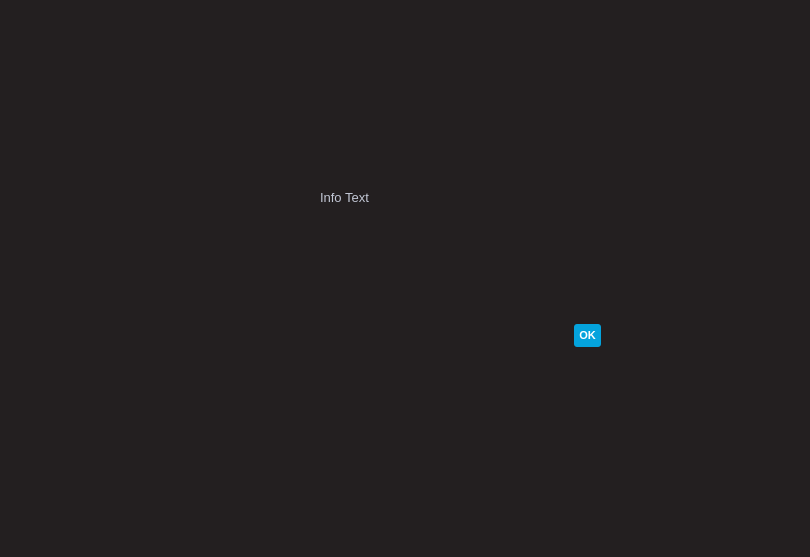
<?xml version="1.0" encoding="UTF-8"?>
<ui version="4.0">
 <class>Dialog</class>
 <widget class="QDialog" name="Dialog">
  <property name="geometry">
   <rect>
    <x>0</x>
    <y>0</y>
    <width>810</width>
    <height>557</height>
   </rect>
  </property>
  <property name="windowTitle">
   <string>Dialog</string>
  </property>
  <property name="windowOpacity">
   <double>0.900000000000000</double>
  </property>
  <property name="styleSheet">
   <string notr="true">/*-----QWidget-----*/
QWidget
{
	background-color: #231F20;
	color: #000000
}

/*-----QLabel-----*/
QLabel
{
	background-color: transparent;
	color: #c2c7d5;
	font-size: 13px;

}

/*-----QPushButton-----*/
QPushButton
{
	background-color: rgb(4, 163, 221);
	color: #fff;
	font-size: 11px;
	font-weight: bold;
	border: none;
	border-radius: 3px;
	padding: 5px;

}


QPushButton::pressed
{
	background-color: rgb(3, 115, 213);

}
</string>
  </property>
  <widget class="QDialogButtonBox" name="btn_box">
   <property name="geometry">
    <rect>
     <x>260</x>
     <y>320</y>
     <width>341</width>
     <height>32</height>
    </rect>
   </property>
   <property name="orientation">
    <enum>Qt::Horizontal</enum>
   </property>
   <property name="standardButtons">
    <set>QDialogButtonBox::Ok</set>
   </property>
  </widget>
  <widget class="QLabel" name="txt_info">
   <property name="geometry">
    <rect>
     <x>320</x>
     <y>190</y>
     <width>290</width>
     <height>20</height>
    </rect>
   </property>
   <property name="text">
    <string>Info Text</string>
   </property>
   <property name="alignment">
    <set>Qt::AlignLeading|Qt::AlignLeft|Qt::AlignTop</set>
   </property>
  </widget>
  <widget class="QLabel" name="ico_msg">
   <property name="geometry">
    <rect>
     <x>200</x>
     <y>210</y>
     <width>80</width>
     <height>80</height>
    </rect>
   </property>
   <property name="text">
    <string/>
   </property>
   <property name="scaledContents">
    <bool>true</bool>
   </property>
  </widget>
  <widget class="QTextBrowser" name="txt_details">
   <property name="geometry">
    <rect>
     <x>330</x>
     <y>220</y>
     <width>271</width>
     <height>81</height>
    </rect>
   </property>
   <property name="sizePolicy">
    <sizepolicy hsizetype="Fixed" vsizetype="Fixed">
     <horstretch>0</horstretch>
     <verstretch>0</verstretch>
    </sizepolicy>
   </property>
   <property name="font">
    <font>
     <family>Arial</family>
     <pointsize>10</pointsize>
     <weight>50</weight>
     <italic>false</italic>
     <bold>false</bold>
    </font>
   </property>
   <property name="tabletTracking">
    <bool>true</bool>
   </property>
   <property name="styleSheet">
    <string notr="true">QTextBrowser
{
    background-color: #231F20;
    border: 0px solid #32414B;
    color: #c2c7d5;
    gridline-color: #656565;
    outline : 0;

}
</string>
   </property>
   <property name="frameShape">
    <enum>QFrame::Panel</enum>
   </property>
   <property name="frameShadow">
    <enum>QFrame::Plain</enum>
   </property>
   <property name="openExternalLinks">
    <bool>true</bool>
   </property>
  </widget>
 </widget>
 <resources/>
 <connections>
  <connection>
   <sender>btn_box</sender>
   <signal>accepted()</signal>
   <receiver>Dialog</receiver>
   <slot>accept()</slot>
   <hints>
    <hint type="sourcelabel">
     <x>248</x>
     <y>254</y>
    </hint>
    <hint type="destinationlabel">
     <x>157</x>
     <y>274</y>
    </hint>
   </hints>
  </connection>
  <connection>
   <sender>btn_box</sender>
   <signal>rejected()</signal>
   <receiver>Dialog</receiver>
   <slot>reject()</slot>
   <hints>
    <hint type="sourcelabel">
     <x>316</x>
     <y>260</y>
    </hint>
    <hint type="destinationlabel">
     <x>286</x>
     <y>274</y>
    </hint>
   </hints>
  </connection>
 </connections>
</ui>
